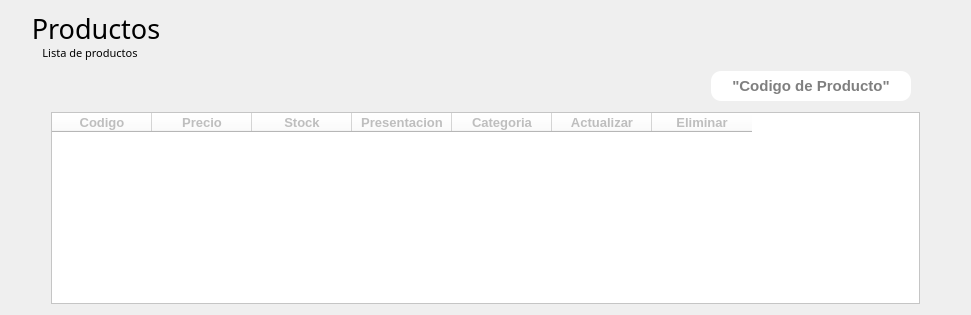
         <widget class="QWidget" name="page_product_list">
          <layout class="QVBoxLayout" name="verticalLayout_19">
           <item>
            <layout class="QHBoxLayout" name="horizontalLayout_28">
             <property name="spacing">
              <number>0</number>
             </property>
             <property name="rightMargin">
              <number>23</number>
             </property>
             <item>
              <layout class="QVBoxLayout" name="verticalLayout_18">
               <property name="spacing">
                <number>0</number>
               </property>
               <item>
                <widget class="QLabel" name="lbl_Logo_19">
                 <property name="sizePolicy">
                  <sizepolicy hsizetype="Expanding" vsizetype="Preferred">
                   <horstretch>0</horstretch>
                   <verstretch>0</verstretch>
                  </sizepolicy>
                 </property>
                 <property name="minimumSize">
                  <size>
                   <width>158</width>
                   <height>34</height>
                  </size>
                 </property>
                 <property name="maximumSize">
                  <size>
                   <width>170</width>
                   <height>34</height>
                  </size>
                 </property>
                 <property name="font">
                  <font>
                   <family>Trajan Pro</family>
                   <pointsize>20</pointsize>
                  </font>
                 </property>
                 <property name="styleSheet">
                  <string notr="true">border-radius: 60%;</string>
                 </property>
                 <property name="text">
                  <string>Productos</string>
                 </property>
                 <property name="alignment">
                  <set>Qt::AlignCenter</set>
                 </property>
                </widget>
               </item>
               <item>
                <widget class="QLabel" name="lbl_Logo_20">
                 <property name="sizePolicy">
                  <sizepolicy hsizetype="Expanding" vsizetype="Preferred">
                   <horstretch>0</horstretch>
                   <verstretch>0</verstretch>
                  </sizepolicy>
                 </property>
                 <property name="minimumSize">
                  <size>
                   <width>158</width>
                   <height>15</height>
                  </size>
                 </property>
                 <property name="maximumSize">
                  <size>
                   <width>158</width>
                   <height>15</height>
                  </size>
                 </property>
                 <property name="font">
                  <font>
                   <family>Trajan Pro</family>
                   <pointsize>8</pointsize>
                  </font>
                 </property>
                 <property name="styleSheet">
                  <string notr="true">border-radius: 60%;</string>
                 </property>
                 <property name="text">
                  <string>Lista de productos</string>
                 </property>
                 <property name="alignment">
                  <set>Qt::AlignCenter</set>
                 </property>
                </widget>
               </item>
              </layout>
             </item>
             <item>
              <spacer name="horizontalSpacer_35">
               <property name="orientation">
                <enum>Qt::Horizontal</enum>
               </property>
               <property name="sizeHint" stdset="0">
                <size>
                 <width>40</width>
                 <height>20</height>
                </size>
               </property>
              </spacer>
             </item>
            </layout>
           </item>
           <item>
            <layout class="QHBoxLayout" name="horizontalLayout_31">
             <property name="spacing">
              <number>6</number>
             </property>
             <item>
              <spacer name="horizontalSpacer_39">
               <property name="orientation">
                <enum>Qt::Horizontal</enum>
               </property>
               <property name="sizeHint" stdset="0">
                <size>
                 <width>40</width>
                 <height>20</height>
                </size>
               </property>
              </spacer>
             </item>
             <item>
              <widget class="QLineEdit" name="txt_buscar_Producto">
               <property name="minimumSize">
                <size>
                 <width>200</width>
                 <height>30</height>
                </size>
               </property>
               <property name="maximumSize">
                <size>
                 <width>200</width>
                 <height>30</height>
                </size>
               </property>
               <property name="font">
                <font>
                 <pointsize>11</pointsize>
                 <weight>75</weight>
                 <bold>true</bold>
                </font>
               </property>
               <property name="styleSheet">
                <string notr="true">background-color: rgb(255, 255, 255);
border-radius:10%;
vertical-align:auto;</string>
               </property>
               <property name="alignment">
                <set>Qt::AlignCenter</set>
               </property>
               <property name="placeholderText">
                <string>&quot;Codigo de Producto&quot;</string>
               </property>
              </widget>
             </item>
             <item>
              <widget class="QPushButton" name="btn_Consultar_Producto">
               <property name="minimumSize">
                <size>
                 <width>0</width>
                 <height>40</height>
                </size>
               </property>
               <property name="maximumSize">
                <size>
                 <width>60</width>
                 <height>16777215</height>
                </size>
               </property>
               <property name="font">
                <font>
                 <pointsize>12</pointsize>
                 <weight>75</weight>
                 <bold>true</bold>
                </font>
               </property>
               <property name="cursor">
                <cursorShape>PointingHandCursor</cursorShape>
               </property>
               <property name="styleSheet">
                <string notr="true">QPushButton{
	alternate-background-color: qlineargradient(spread:reflect, x1:0.045, y1:1, x2:1, y2:0.215909, stop:0 rgba(90, 98, 136, 0), stop:0.625 rgba(255, 255, 255, 0));
	border-radius: 10px;
	color: white;
}</string>
               </property>
               <property name="text">
                <string/>
               </property>
               <property name="icon">
                <iconset>
                 <normaloff>../icon/buscar1.png</normaloff>../icon/buscar1.png</iconset>
               </property>
               <property name="iconSize">
                <size>
                 <width>40</width>
                 <height>40</height>
                </size>
               </property>
              </widget>
             </item>
            </layout>
           </item>
           <item>
            <layout class="QHBoxLayout" name="horizontalLayout_30">
             <property name="spacing">
              <number>0</number>
             </property>
             <item>
              <spacer name="horizontalSpacer_37">
               <property name="orientation">
                <enum>Qt::Horizontal</enum>
               </property>
               <property name="sizeHint" stdset="0">
                <size>
                 <width>40</width>
                 <height>20</height>
                </size>
               </property>
              </spacer>
             </item>
             <item>
              <widget class="QTableWidget" name="tbl_Productos">
               <property name="enabled">
                <bool>false</bool>
               </property>
               <property name="minimumSize">
                <size>
                 <width>869</width>
                 <height>0</height>
                </size>
               </property>
               <property name="maximumSize">
                <size>
                 <width>16777215</width>
                 <height>600</height>
                </size>
               </property>
               <property name="styleSheet">
                <string notr="true">background-color: rgb(255, 255, 255);
text-align:auto;
</string>
               </property>
               <column>
                <property name="text">
                 <string>Codigo</string>
                </property>
                <property name="font">
                 <font>
                  <pointsize>10</pointsize>
                  <weight>75</weight>
                  <bold>true</bold>
                 </font>
                </property>
               </column>
               <column>
                <property name="text">
                 <string>Precio</string>
                </property>
                <property name="font">
                 <font>
                  <pointsize>10</pointsize>
                  <weight>75</weight>
                  <bold>true</bold>
                 </font>
                </property>
               </column>
               <column>
                <property name="text">
                 <string>Stock</string>
                </property>
                <property name="font">
                 <font>
                  <pointsize>10</pointsize>
                  <weight>75</weight>
                  <bold>true</bold>
                 </font>
                </property>
               </column>
               <column>
                <property name="text">
                 <string>Presentacion</string>
                </property>
                <property name="font">
                 <font>
                  <pointsize>10</pointsize>
                  <weight>75</weight>
                  <bold>true</bold>
                 </font>
                </property>
               </column>
               <column>
                <property name="text">
                 <string>Categoria</string>
                </property>
                <property name="font">
                 <font>
                  <pointsize>10</pointsize>
                  <weight>75</weight>
                  <bold>true</bold>
                 </font>
                </property>
               </column>
               <column>
                <property name="text">
                 <string>Actualizar</string>
                </property>
                <property name="font">
                 <font>
                  <pointsize>10</pointsize>
                  <weight>75</weight>
                  <bold>true</bold>
                 </font>
                </property>
               </column>
               <column>
                <property name="text">
                 <string>Eliminar</string>
                </property>
                <property name="font">
                 <font>
                  <pointsize>10</pointsize>
                  <weight>75</weight>
                  <bold>true</bold>
                 </font>
                </property>
               </column>
              </widget>
             </item>
             <item>
              <spacer name="horizontalSpacer_38">
               <property name="orientation">
                <enum>Qt::Horizontal</enum>
               </property>
               <property name="sizeHint" stdset="0">
                <size>
                 <width>40</width>
                 <height>20</height>
                </size>
               </property>
              </spacer>
             </item>
            </layout>
           </item>
          </layout>
         </widget>
